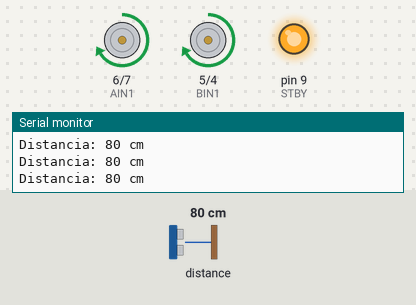
Bench run of a sketch on a simulated Arduino Uno, built with avr-gcc and run on an emulated ATmega328P. Shown: motor-driver pin pairs drawn as motors (green arrow = first pin HIGH = forward, orange = second pin HIGH = backward, longer = more drive, scaled by the enable pin, stopped while the standby pin is LOW), output pins drawn as LEDs (lit = HIGH), the last lines printed to the serial monitor. The inputs (shaded band) are chosen by the test bench; at power-on: distance to the obstacle 80 cm.

Above: at 1.2 s.
1.3 s: distance to the obstacle set to 22 cm
2.8 s: distance to the obstacle set to 18 cm
At 5.1 s:
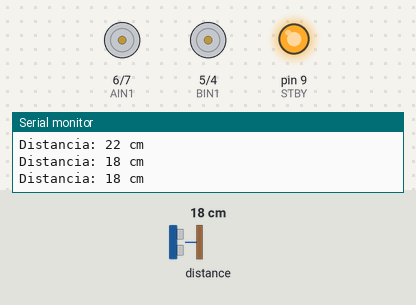
5.8 s: distance to the obstacle set to 35 cm
8.6 s: distance to the obstacle set to 2 cm
At 10.0 s:
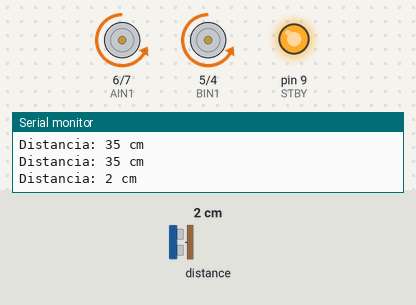
Timing chart, 0 to 12.6 s (numbered marks = the images above; inputs shaded):
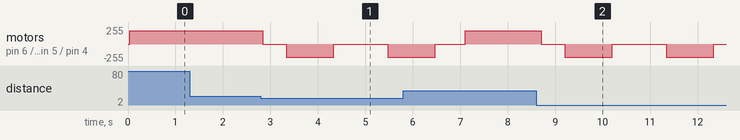

The sketch:

MotoresLab2.ino
```cpp
// Canal A (Motor 1)
#define AIN1 6
#define AIN2 7
#define PWMA 11

// Canal B (Motor 2)
#define BIN1 5
#define BIN2 4
#define PWMB 3

// Pin standby (activar chip)
#define STBY 9

#include <Wire.h>
#include <Adafruit_VL53L0X.h>

// --- Sensor ---
Adafruit_VL53L0X lox = Adafruit_VL53L0X();

void setup() {
  Serial.begin(9600);

  // Pines motores
  pinMode(AIN1, OUTPUT);
  pinMode(AIN2, OUTPUT);
  pinMode(PWMA, OUTPUT);

  pinMode(BIN1, OUTPUT);
  pinMode(BIN2, OUTPUT);
  pinMode(PWMB, OUTPUT);

  pinMode(STBY, OUTPUT);
  digitalWrite(STBY, HIGH); // activar chip

  // Iniciar sensor
  if (!lox.begin()) {
    Serial.println("Error al iniciar VL53L0X");
    while (1);
  }
  Serial.println("VL53L0X listo");
}

// Funciones para motores
void motorA(int speed, boolean dir) {
  digitalWrite(AIN1, dir);
  digitalWrite(AIN2, !dir);
  analogWrite(PWMA, speed);
}

void motorB(int speed, boolean dir) {
  digitalWrite(BIN1, dir);
  digitalWrite(BIN2, !dir);
  analogWrite(PWMB, speed);
}

void ambosMotores(int speed, boolean dir) {
  motorA(speed, dir);
  motorB(speed, dir);
}

void detenerMotores() {
  motorA(0, true);
  motorB(0, true);
}

void loop() {
  VL53L0X_RangingMeasurementData_t measure;
  lox.rangingTest(&measure, false);

  if (measure.RangeStatus != 4) { // medición válida
    int distancia = measure.RangeMilliMeter / 10; // en cm
    Serial.print("Distancia: ");
    Serial.print(distancia);
    Serial.println(" cm");

    if (distancia > 20) {
      // Avanzar
      ambosMotores(200, true);
    } else {
      // Obstáculo: detener y retroceder un poco
      detenerMotores();
      delay(500);

      ambosMotores(200, false); // atrás
      delay(1000);

      detenerMotores();
      delay(500);
    }
  } else {
    Serial.println("Error de medición");
    detenerMotores();
  }

  delay(100);
}
```

Measured:
- the behaviour switches between 21 and 20 cm on distance to the obstacle (found by bisection; images 0 and 1)
- after the input at 2.8 s, motor on pin 6 (AIN1) / pin 7 (AIN2), motor on pin 5 (BIN1) / pin 4 (BIN2): forward 200/255 → stopped at once, → backward 200/255 0.50 s later, → stopped 1.0 s later, → backward 200/255 1.1 s later
- after the input at 8.6 s, motor on pin 6 (AIN1) / pin 7 (AIN2), motor on pin 5 (BIN1) / pin 4 (BIN2): goes stopped 0.50 s, backward 200/255 1.0 s, stopped 1.1 s, backward 200/255 1.0 s, then stopped, starting after 0.10 s
